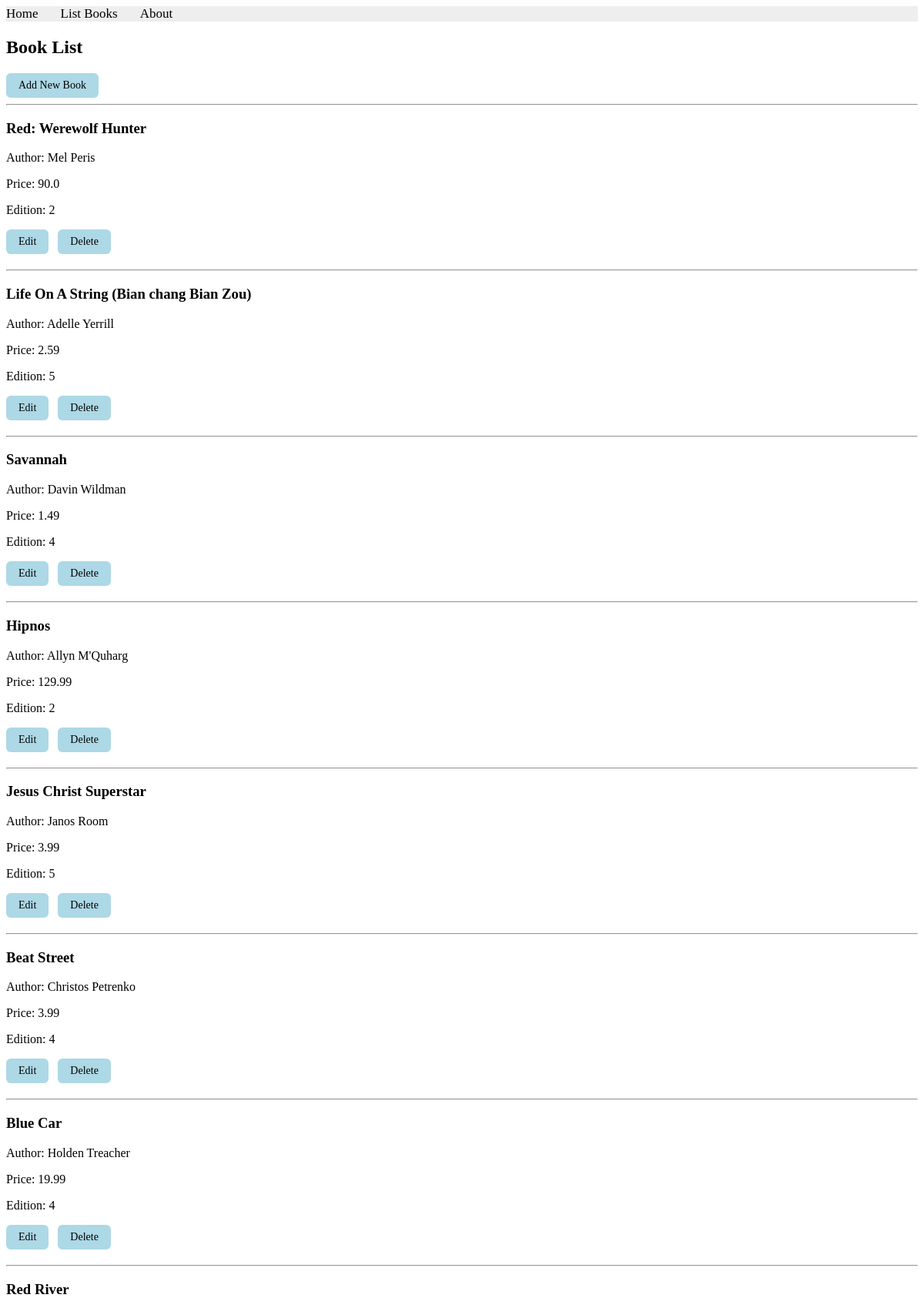
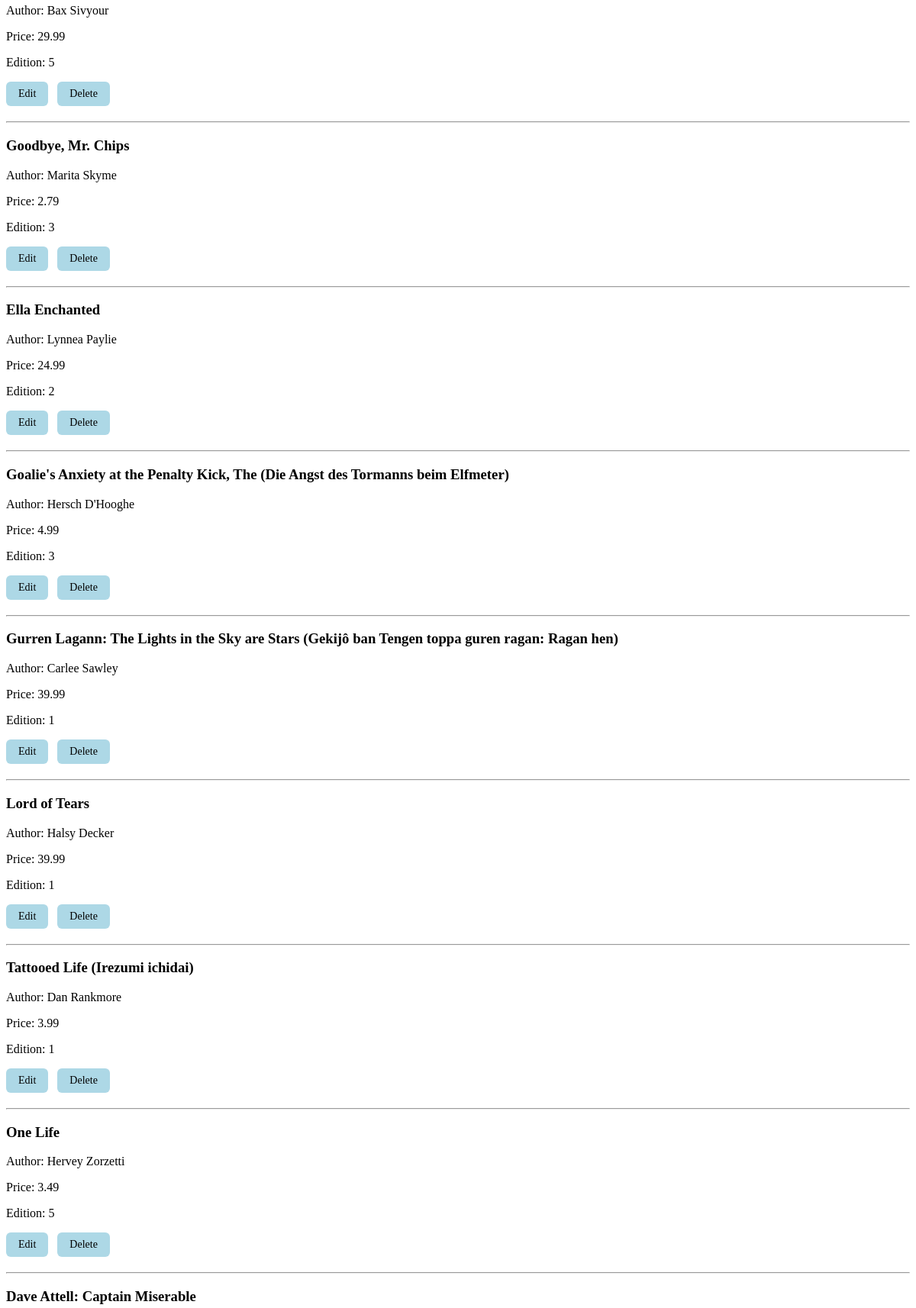
The page /books/lab10_part1/listbooks (upper part) on the database its author committed (2 pictures, top to bottom).
### apps/bookmodule/models.py (models this page shows)
class Book(models.Model):
    title = models.CharField(max_length = 50)
    author = models.CharField(max_length = 50)
    price = models.FloatField(default = 0.0)
    edition = models.SmallIntegerField(default = 1)

### apps/bookmodule/views.py (the view)
# urls.py: path('lab10_part1/listbooks', views.lab10_part1_listbooks, name='lab10_part1_listbooks'),
def lab10_part1_listbooks(request):
    books = Book.objects.all()
    return render(request, 'bookmodule/lab10_part1_listbooks.html', {'books': books})

### apps/templates/bookmodule/lab10_part1_listbooks.html (shortened to what this page needs)
{% extends "layouts/base.html" %}
{% block content %}
<h2>Book List</h2>
<a href="{% url 'lab10_part1_addbook' %}" class="book-button">Add New Book</a>
<hr>
{% for book in books %}
    <div class="book-item">
        <h3>{{ book.title }}</h3>
        <p>Author: {{ book.author }}</p>
        <p>Price: {{ book.price }}</p>
        <p>Edition: {{ book.edition }}</p>
        <a href="{% url 'lab10_part1_editbook' book.id %}" class="book-button">Edit</a>
        <form method="POST"
            action="{% url 'lab10_part1_deletebook' book.id %}"
            style="display: inline;">
            <button type="submit"
                    class="book-button"
                    onclick="return confirm('Are you sure you want to delete this book?');">
                Delete
            </button>
        </form>
    </div>
    <hr>
{% empty %}
    <p>No books found.</p>
{% endfor %}
{% endblock content %}

### apps/templates/bookmodule/lab10_part1_listbooks.html (style rules this page uses)
.book-button { display: inline-block; background-color: #ADD8E6; color: #000000; padding: 8px 16px; border: none; border-radius: 6px; font-family: inherit; text-decoration: none; font-size: 14px; cursor: pointer; margin-right: 8px; }
.book-item { margin-bottom: 20px; }

### rows shown on the page
Book: title "Red: Werewolf Hunter", author "Mel Peris", price "90.0", edition "2"
Book: title "Life On A String (Bian chang Bian Zou)", author "Adelle Yerrill", price "2.59", edition "5"
Book: title "Savannah", author "Davin Wildman", price "1.49", edition "4"
Book: title "Hipnos", author "Allyn M'Quharg", price "129.99", edition "2"
Book: title "Jesus Christ Superstar", author "Janos Room", price "3.99", edition "5"
Book: title "Beat Street", author "Christos Petrenko", price "3.99", edition "4"
Book: title "Blue Car", author "Holden Treacher", price "19.99", edition "4"
Book: title "Red River", author "Bax Sivyour", price "29.99", edition "5"
Book: title "Goodbye, Mr. Chips", author "Marita Skyme", price "2.79", edition "3"
Book: title "Ella Enchanted", author "Lynnea Paylie", price "24.99", edition "2"
Book: title "Goalie's Anxiety at the Penalty Kick, The (Die Angst des Tormanns beim Elfmeter)", author "Hersch D'Hooghe", price "4.99", edition "3"
Book: title "Gurren Lagann: The Lights in the Sky are Stars (Gekijô ban Tengen toppa guren ragan: Ragan hen)", author "Carlee Sawley", price "39.99", edition "1"
Book: title "Lord of Tears", author "Halsy Decker", price "39.99", edition "1"
Book: title "Tattooed Life (Irezumi ichidai)", author "Dan Rankmore", price "3.99", edition "1"
Book: title "One Life", author "Hervey Zorzetti", price "3.49", edition "5"
Book: title "Dave Attell: Captain Miserable"
